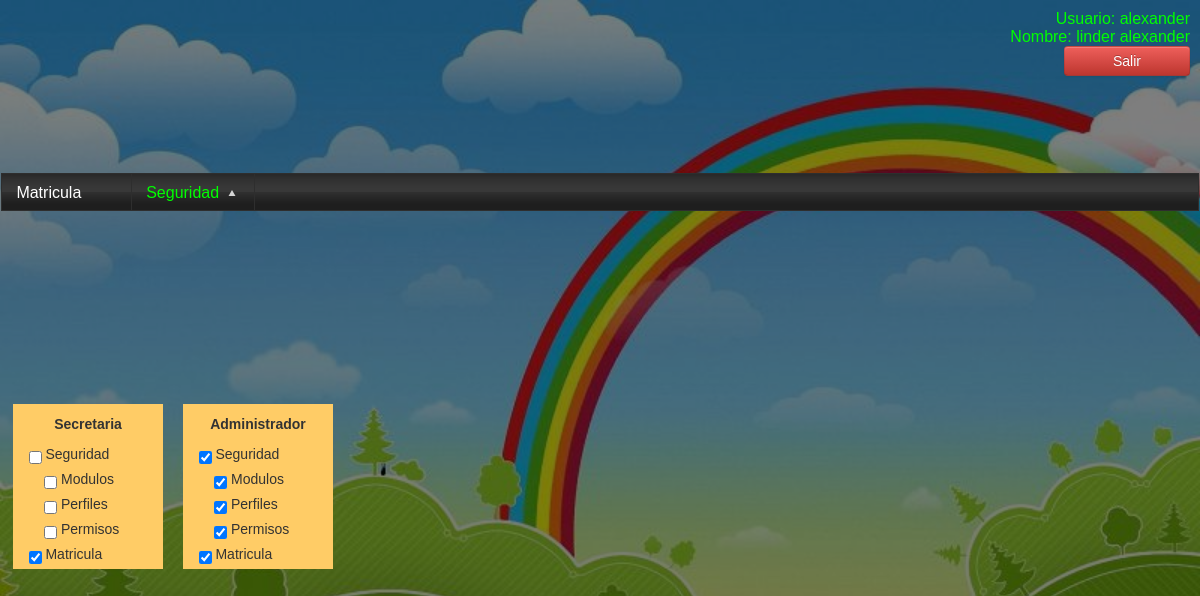
/modulos/seguridad/permisos/index.php (signed in), run on the app's committed database.
### tables this page shows
CREATE TABLE `modulo` (
  `idmodulo` int(6) NOT NULL AUTO_INCREMENT,
  `descripcion` varchar(50) DEFAULT NULL,
  `idpadre` int(6) DEFAULT NULL,
  `url` varchar(50) DEFAULT NULL,
  PRIMARY KEY (`idmodulo`)
);

CREATE TABLE `perfil` (
  `idperfil` int(6) NOT NULL DEFAULT '0',
  `descripcion` varchar(50) DEFAULT NULL,
  PRIMARY KEY (`idperfil`)
);

### modulos/seguridad/permisos/index.php (the view, shortened to what this page needs)
<?php
       require("../../../cabecera.php");
	   function crearArbolModulos($tabla,$id_field,$show_data,$link_field ,$parent,$prefix,$condicional,$idmodulo,$idperfil){
                       $sql='select * from '.$tabla.' where '.$link_field.'='.$parent." $condicional";
                       $rs=mysql_query($sql);
                       if($rs){
                               while($arr=mysql_fetch_array($rs))
							     {
									    $sql3="Select * from perfil_modulo where idmodulo='".$arr['idmodulo']."' and idperfil='$idperfil'";
										$r3=mysql_query($sql3);
										if($f3=mysql_fetch_array($r3))
										  {
											  echo "<div id='capa".$arr['idmodulo']."$idperfil' class='pintacapa'><label>$prefix<input name='modulo' idmodulo='".$arr['idmodulo']."' idperfil='$idperfil' checked='checked' type='checkbox' value='1' /> ".$arr[$show_data]." </div></label>";
										  }
										  else
										  {
	echo "<div id='capa".$arr['idmodulo']."$idperfil'><label>$prefix<input name='modulo' idmodulo='".$arr['idmodulo']."' idperfil='$idperfil' type='checkbox' value='1' />  ".$arr[$show_data]."  </div></label>";
										  }
                                       crearArbolModulos($tabla,$id_field,$show_data,$link_field,$arr[$id_field],$prefix.$prefix,$condicional,$idmodulo,$idperfil);
                                 }
                        }
                    }
?>
<br><div id="mensaje"></div>
<table width="98%" border="0" align="center" cellpadding="0" cellspacing="0">
  <tr>
    <td valign="top">
     <?php
	    $sql="Select * from perfil";
		$r=mysql_query($sql);
		while($f=mysql_fetch_array($r))
		 {
			echo "<div class='bloque'>
					<h2>".$f['descripcion']."</h2>
			 	 ";
	   echo crearArbolModulos('modulo','idmodulo','descripcion','idpadre',0,'&nbsp;&nbsp;&nbsp;&nbsp;','',@$idmodulo,$f['idperfil']);
			echo "
				  </div>
			    ";
		 }
	 ?>
     </td>
  </tr>
</table>
<?php
require("../../../pie.php");
?>

### cabecera.php (shortened to what this page needs)
<link href="<?php echo $_SESSION['urlbase']; ?>librerias/kendo/styles/kendo.common.min.css" rel="stylesheet" />
<link href="<?php echo $_SESSION['urlbase']; ?>librerias/kendo/styles/kendo.black.min.css" rel="stylesheet" />
<link href="<?php echo $_SESSION['urlbase']; ?>css/bootstrap.min.css" rel="stylesheet" media="screen">
<link href="<?php echo $_SESSION['urlbase']; ?>css/bootstrap.css" rel="stylesheet" media="screen">
<link href="<?php echo $_SESSION['urlbase']; ?>libreria/bootstrap.min.js" rel="stylesheet" media="screen">
<link href="<?php echo $_SESSION['urlbase']; ?>librerias/bootstrap.js" rel="stylesheet" media="screen">
<table  class="modulos" width="1300" height="100%" border="0" align="center">
  <tr >
    <td height="40" class="usuario" >
        <span class="asas" >Usuario: <?php echo $_SESSION['usuario']; ?></span>
        <br>
        <span class="asas">Nombre: <?php echo $_SESSION['nombre'] ?></span>
        <br>
        <span class="asas"><a href='http://localhost/Jardin/cerrar_sesion.php' class='btn btn-danger'>Salir</a></span>
        </td>
  </tr>
  <tr>
    <td height="25" colspan="2">
     <?php
				$DOMINIOADMIN=$_SESSION['urlbase']."modulos/";
			    echo "<ul id='menu'> ";
			    cargarmenu("0",$DOMINIOADMIN);
			   function cargarmenu($id,$urladmin)
			   {
				   $sql="select idmodulo, descripcion,url,idpadre from modulo where idpadre='$id' order by descripcion";
					 $r=mysql_query($sql);
					while($f=mysql_fetch_array($r))
					   {  $descripcion=$f['descripcion'];  $idmodulo=$f['idmodulo'];  $idpadre=$f['idpadre'];
						  $url=$f['url'];
							     	$sql2="select * from perfil_modulo where idmodulo='$idmodulo' and idperfil='".$_SESSION['idperfil']."'";
									$r2=mysql_query($sql2);
									if(mysql_num_rows($r2)>0)
									  {
												$sql2="select * from modulo where idpadre='$idmodulo' ";
												$r2=mysql_query($sql2);
												if(mysql_num_rows($r2)>0)
												  {
													   echo "<li>$descripcion <ul>";
															 cargarmenu($f['idmodulo'],$urladmin);
													   echo "</ul></li>";
												  }
												  else
												  {
													   echo "<li><a href='".$urladmin."$url'>".$f['descripcion']."</a></li>";
												  }
									  }
					  }
			   }
			echo "</ul>";
?>
    </td>
  </tr>
  <tr>
    <td colspan="2">

### estilos.php (style rules this page uses)
a:link { text-decoration: none; width: 100px; float: left; }

### modulos/seguridad/permisos/index.php (style rules this page uses)
h2 { font-size:14px; margin:0px 0px 0px 0px; text-align:center }
.bloque { display:inline-block; width:150px; background-color:#FC6; float:left; margin-right:20px; text-align:left; vertical-align:top }

### data on the page
modulo: descripcion "Matricula"
modulo: descripcion "Seguridad"
perfil: descripcion "Secretaria"
modulo: descripcion "Modulos"
modulo: descripcion "Perfiles"
modulo: descripcion "Permisos"
perfil: descripcion "Administrador"

### other printed values
$_SESSION['usuario'] "alexander"
$_SESSION['nombre'] "linder alexander"
